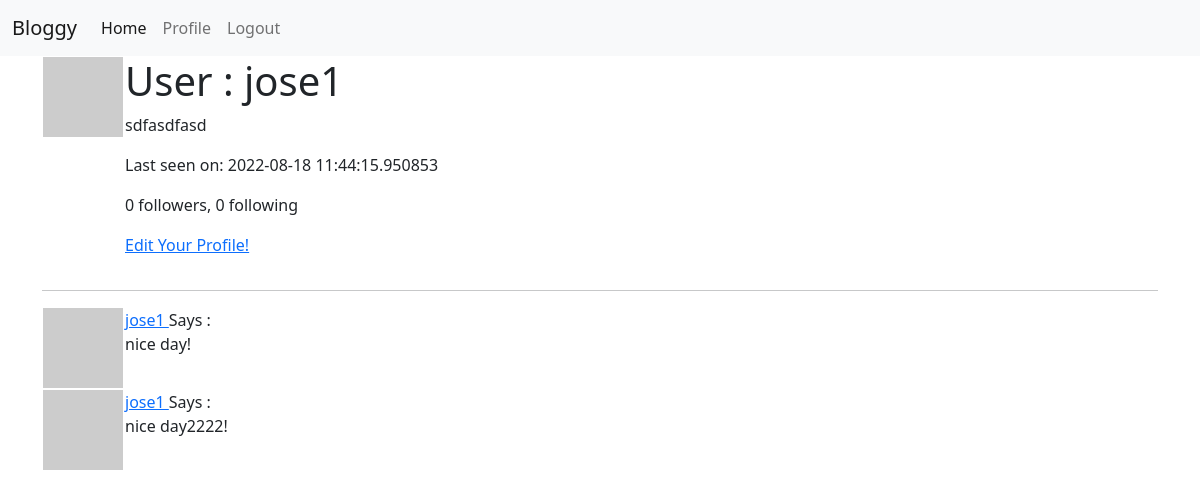
The app's page /user/jose1 (signed in), older data.
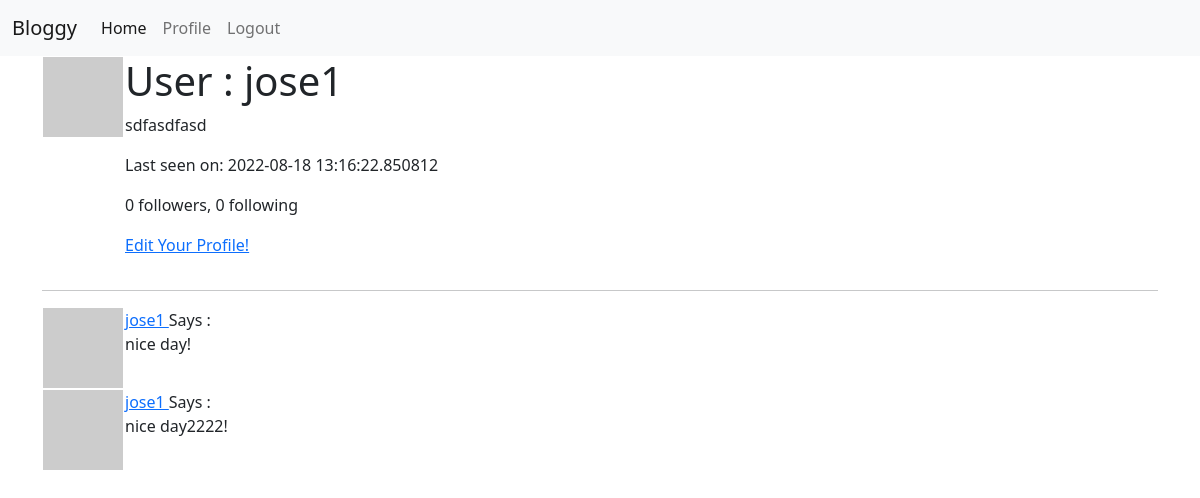
The same page, newer data.
### app/models.py (models this page shows, shortened)
class User(UserMixin, db.Model):
    id = db.Column(db.Integer, primary_key=True)
    username = db.Column(db.String(64), index=True, unique=True)
    email = db.Column(db.String(120), index=True, unique=True)
    password_hash = db.Column(db.String(120))
    posts = db.relationship('Post', backref='author', lazy='dynamic')
    about_me = db.Column(db.String(128))
    last_seen = db.Column(db.DateTime, default=datetime.utcnow)
    followed = db.relationship(
        'User', secondary=followers,
        primaryjoin=(followers.c.follower_id == id),
        secondaryjoin=(followers.c.followed_id == id),
        backref= db.backref('followers', lazy='dynamic'), lazy='dynamic'
    )
    def avatar(self, size):
        digest = md5(self.email.lower().encode('utf-8')).hexdigest()
        return 'https://www.gravatar.com/avatar/{}?d=identicon&s={}'.format(digest, size)

### app/routes.py (the view)
@app.route('/user/<username>')
@login_required
def user(username):
    user = User.query.filter_by(username=username).first_or_404()
    posts = [
        {
            'author':  user ,
            'body': 'nice day!'
        },
        {
            'author':  user ,
            'body': 'nice day2222!'
        }
    ]
    return render_template('user.html', user=user, posts=posts)

### app/models.py (called while the page is built)
@login.user_loader
def load_user(id):
    return User.query.get(int(id))

### app/routes.py (called while the page is built)
@app.before_request
def before_request():
    if current_user.is_authenticated:
        current_user.last_seen = datetime.utcnow()
        db.session.commit()

### app/templates/user.html
{% extends "base.html" %}
{% block content %}
<table>
    <tr valign="top">
        <td><img src="{{ user.avatar(128) }}" alt="user-profile-image"></td>
        <td>
            <h1>User : {{ user.username }}</h1>
            {% if user.about_me %}<p>{{ user.about_me }}</p>{% endif %}
            {% if user.last_seen %}<p>Last seen on: {{ user.last_seen }}</p>{% endif %}
            <p>{{ user.followers.count() }} followers, {{ user.followed.count() }} following</p>
            {% if user == current_user %}
            <p><a href="{{ url_for('edit_profile') }}"> Edit Your Profile!</a></p>
            {% elif not current_user.is_following(user) %}
            <p><a href="{{ url_for('follow', username=user.username) }}">Follow!</a></p>
            {% else %}
            <p><a href="{{ url_for('unfollow', username=user.username ) }}">Unfollow</a></p>
            {% endif %}
        </td>
    </tr>
</table>
    <hr>
    {% for post in posts %}
        {% include "_post.html" %}
    {% endfor %}
{% endblock %}

### app/templates/base.html (shortened to what this page needs)
<!DOCTYPE html>
<html lang="en">
<head>
    <link href="https://cdn.jsdelivr.net/npm/bootstrap@5.2.0/dist/css/bootstrap.min.css" rel="stylesheet">
</head>
<body>
    <nav class="navbar navbar-expand-lg bg-light">
        <div class="container-fluid">
          <a class="navbar-brand" href="#">Bloggy</a>
          <div class="collapse navbar-collapse" id="navbarNav">
            <ul class="navbar-nav">
              <li class="nav-item">
                <a class="nav-link active" aria-current="page" href="{{ url_for('index') }}">Home</a>
              </li>
              {% if current_user.is_anonymous %}
              <li class="nav-item">
                <a class="nav-link" href="{{ url_for('login') }}">Login</a>
              </li>
              {% else %}
              <li class="nav-item">
                <a class="nav-link" href="{{ url_for('user', username=current_user.username) }}">Profile</a>
              </li>
              <li class="nav-item">
                <a class="nav-link" href="{{ url_for('logout') }}">Logout</a>
              </li>
              {% endif %}
            </ul>
          </div>
        </div>
      </nav>
    <div class="container">
    {% block content %} {% endblock %}
    </div>
</body>
</html>

### app/templates/_post.html
<table>
    <tr valign="top">
        <td><img src="{{ post.author.avatar(24) }}" alt="user-profile-image"></td>
        <td>
            <a href="{{ url_for('user', username=post.author.username) }}">
                {{ post.author.username }}
            </a>
            Says : <br> {{ post.body }} <br></td>
    </tr>
</table>

Row changes from the older to the newer data that the page shows:
changed User "jose1": last_seen "2022-08-18 11:44:15.950853" → "2022-08-18 13:16:22.850812"
